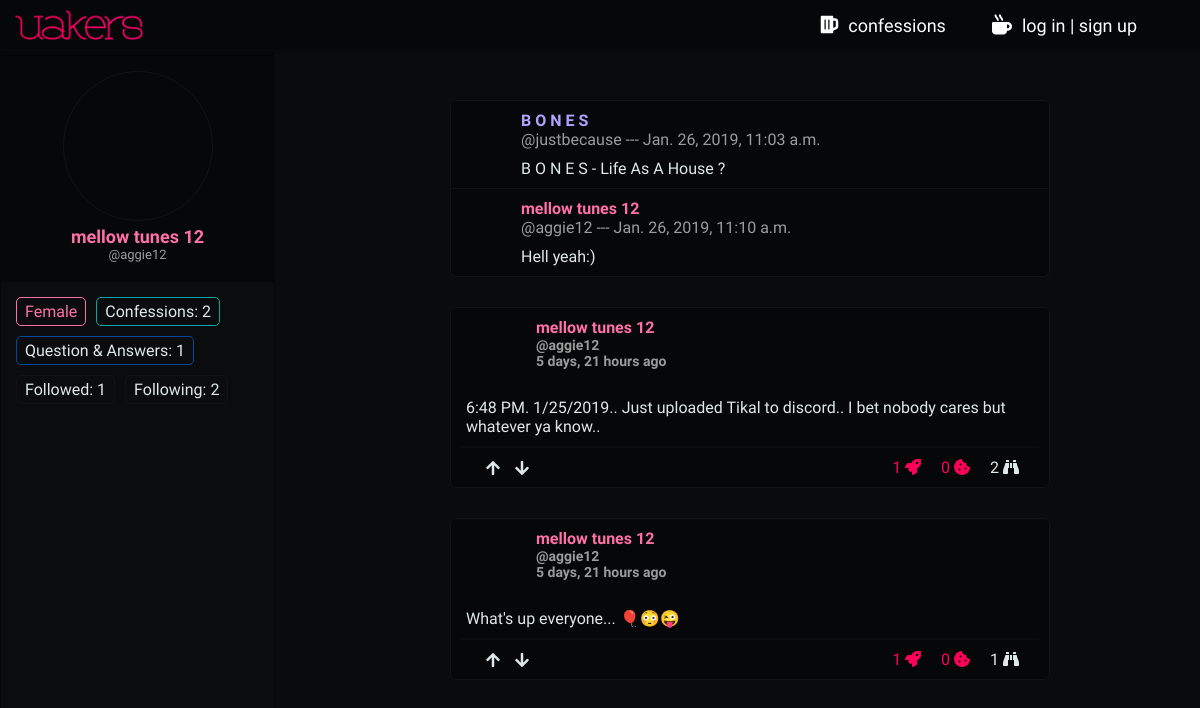
Screenshot of /profile/v/aggie12 with the database file from the repository.
### home/models.py (models this page shows, shortened)
class UserProfile(AbstractUser):
    profile_nickname        = models.CharField(max_length=35)
    profile_year            = models.CharField(max_length=2, choices=YCHOICES)
    profile_sex             = models.CharField(max_length=1, choices=SCHOICES)
    profile_image           = models.CharField(max_length=700, blank=True)
    profile_slug            = models.SlugField(blank=True, max_length=900, unique=True)
    profile_song            = models.CharField(max_length=300, blank=True, null=True)
    def __init__(self, *args, **kwargs):
        self._meta.get_field(
            'username'
        ).validators[0] = CustomUsernameValidator()
        super().__init__(*args, **kwargs)
    def __str__(self):
        return self.username + ', ' + self.profile_year + ', ' + self.profile_sex

class Confessions(models.Model):
    confession_author       = models.ForeignKey(UserProfile, on_delete=models.CASCADE)
    confession_title        = models.CharField(max_length=100)
    confession_body         = models.TextField(blank=False, null=False)
    confession_upvotes      = models.ManyToManyField(UserProfile, related_name='confession_upvotes', blank=True)
    confession_downvotes    = models.ManyToManyField(UserProfile, related_name='confession_downvotes', blank=True)
    confession_upvotes_int  = models.IntegerField(default=0)
    confession_views        = models.IntegerField(default=0)
    date_created_at         = models.DateTimeField(auto_now_add=True)
    confession_updated_at   = models.DateTimeField(auto_now=True)
    confession_slug         = models.SlugField(blank=True, max_length=900)

### uprofile/models.py (models this page shows, shortened)
class QuestionPost(models.Model):
    question_author             = models.ForeignKey(UserProfile, on_delete=models.CASCADE, related_name='author_question')
    question_directed          = models.ForeignKey(UserProfile, on_delete=models.CASCADE, related_name='reciever_question')
    question_body              = models.TextField(blank=False, null=False)
    date_created_at            = models.DateTimeField(auto_now_add=True)
    question_slug              = models.SlugField(blank=True, max_length=900)

class AnswerPost(models.Model):
    answer_question          = models.ForeignKey(QuestionPost, on_delete=models.CASCADE)
    answer_author            = models.ForeignKey(UserProfile, on_delete=models.CASCADE)
    answer_body              = models.TextField(blank=False, null=False)
    answer_created_at        = models.DateTimeField(auto_now_add=True)

### uprofile/views.py (the view)
# urls.py: path('v/<slug:profile_slug>', views.profile_view, name='profile_view'),
def profile_view(request, profile_slug=''):
    isuser = False
    have_followed_them = False
    if profile_slug == '':
        if request.user.is_authenticated:
            isuser = True
            profile_slug = request.user.profile_slug
        else:
            return redirect('home:home_view')
    user_profile = UserProfile.objects.get(profile_slug=profile_slug)
    user_confession_number = Confessions.objects.filter(confession_author=user_profile).count()
    if request.user.is_authenticated:
        if FollowProfile.objects.filter(follow_init=request.user, follow_rec=user_profile).exists():
            have_followed_them = True
    user_questions = QuestionPost.objects.filter(question_directed=user_profile).all()
    user_confessions = Confessions.objects.filter(confession_author=user_profile).all()
    user_posts = sorted(
        chain(user_questions, user_confessions),
        key=attrgetter('date_created_at'),
        reverse=True)
    if user_profile == request.user:
        isuser = True
    if request.method == 'GET':
        qu_form = QuestionPostForm()
        ans_form = AnswerPostForm()
    context = {
        'user_posts': user_posts,
        'user_questions': user_questions,
        'user_profile': user_profile,
        'user_confession_number': user_confession_number,
        'isuser': isuser,
        'have_followed_them': have_followed_them,
        'qu_form': qu_form,
        'ans_form': ans_form,
    }
    return render(request, 'uprofile/profile_view.html', context)

### uprofile/templatetags/follow_numbers.py (called while the page is built)
@register.filter(name='rec_followed_by')
def rec_followed_by(follow_user):
    return FollowProfile.objects.filter(follow_rec=follow_user).count()

@register.filter(name='rec_following')
def rec_following(follow_user):
    return FollowProfile.objects.filter(follow_init=follow_user).count()

### uprofile/templatetags/main_external_filters.py (called while the page is built)
@register.filter(name='m_or_f_color')
def m_or_f_color(user_profile):
    morf = False
    if user_profile.profile_sex is 'M':
        morf = 'lmi-m'
    elif user_profile.profile_sex is 'F':
        morf = 'lmi-f'
    else:
        morf = ''
    return morf

### uprofile/templates/uprofile/profile_view.html (shortened to what this page needs)
{% extends 'base.html' %}
{% load static %}
{% load main_external_filters %}
{% load follow_numbers %}
{% block css %}
  <link rel="stylesheet" href="{% static 'common_views.css' %}">
  <link rel="stylesheet" href="{% static 'uprofile/css/profile_view.css' %}">
{% endblock %}
{% block body %}
  <div class="main-container">
    <div class="left-user-div">
      <div class="left-user">
        <div class='left-photo-div'>
          <div class="left-photo" style="background-image: url({{ user_profile.profile_image }})">
          </div>
          <p class="left-meta-uy {{user_profile|m_or_f_color}}">{{ user_profile.profile_nickname }}</p>
          <p class="left-meta-uys">@{{ user_profile.username}}</p>
        </div>
        <div class="left-meta-info-wrap">
          <span class="left-meta-info {{ user_profile|m_or_f_color}}">
            {{ user_profile.get_profile_sex_display }}
          </span>
          <span class="left-meta-info left-meta-co">
            Confessions:
            {{ user_confession_number }}
          </span>
          <span class="left-meta-info left-meta-qu">
            Question & Answers:
            {{ user_questions.count }}
          </span>
          <a href="{% url 'uprofile:followed_view' user_profile.profile_slug %}" class="left-meta-info">
            Followed:
            {{ user_profile|rec_followed_by }}
          </a>
          <a href="{% url 'uprofile:following_view' user_profile.profile_slug %}" class="left-meta-info">
            Following:
            {{ user_profile|rec_following }}
          </a>
        </div>
      </div>
    </div>
    <div class="right-user">
      <div class="right-full">
        {% if user_posts %}
        {% for cons in user_posts %}
        {% if cons.question_body %}
        {% include 'uprofile/profile_view_question_box.html' %}
        {% else %}
        {% include 'home/confession_box.html' %}
        {% endif %}
        {% endfor %}
        {% else %}
        <span class="no_post_notice">
          There are no posts for this user
        </span>
        {% endif %}
      </div>
    </div>
  </div>
{% endblock %}

### uprofile/templates/uprofile/profile_view_question_box.html (shortened to what this page needs)
{% load main_external_filters %}
<div class="quans_container">
  <div class="quans_box qb_que">
    <div class="quans_meta_content">
      <div class="quans_photo_div">
        <a href="{% url 'uprofile:profile_view' cons.question_author.profile_slug %}" class="quans_photo" style="background-image: url({{ cons.question_author.profile_image }})"></a>
      </div>
    </div>
    <div class="quans_body">
      <div class="quans_meta_text">
        <p class="quans_meta_nickname {{cons.question_author|m_or_f_color}}">
          {{ cons.question_author.profile_nickname }}
        </p>
        <p class="quans_meta_username">
          @{{ cons.question_author.username }} --- {{ cons.date_created_at }}
        </p>
      </div>
      {{ cons.question_body|linebreaks }}
    </div>
  </div>
  {% if cons.answerpost_set.first %}
  {% with answer=cons.answerpost_set.first %}
  <div class="quans_box qb_ans">
    <div class="quans_meta_content">
      <div class="quans_photo_div">
        <a href="{% url 'uprofile:profile_view' answer.answer_author.profile_slug %}" class="quans_photo" style="background-image: url({{ answer.answer_author.profile_image }})"></a>
      </div>
    </div>
    <div class="quans_body">
      <div class="quans_meta_text qmt2">
        <p class="quans_meta_nickname {{answer.answer_author|m_or_f_color}}">
           {{ answer.answer_author.profile_nickname }}
        </p>
        <p class="quans_meta_username {{answer.answer_author}}">
          @{{ answer.answer_author.username }} --- {{ answer.answer_created_at }}
        </p>
      </div>
      {{ answer.answer_body|linebreaks }}
    </div>
  </div>
  {% endwith %}
  {% endif %}
</div>

### home/templates/home/confession_box.html (shortened to what this page needs)
{% load main_external_filters %}
<div class="confession_box confession_profile">
  <div class="co-main">
    <div class="co-up">
      <div class="co_photo_meta_div">
        <a href="{% url 'uprofile:profile_view' cons.confession_author.profile_slug %}" class="co_photo" style="background-image: url({{ cons.confession_author.profile_image }})"></a>
        <div class="co-aut-year">
          <a href="{% url 'uprofile:profile_view' cons.confession_author.profile_slug %}" class="co-aut {{cons.confession_author|m_or_f_color}}">{{ cons.confession_author.profile_nickname }}</a>
          <span class="co-year">@{{ cons.confession_author.username }}</span>
          <span class="co-year">{{ cons.date_created_at|timesince }} ago</span>
        </div>
      </div>
      <div class="co-up-text">
      </div>
    </div>
    <a href="{% url 'home:confession_view' cons.confession_slug %}">
      <div class="co-down-text">
        {{ cons.confession_body|linebreaks|truncatewords:60 }}
      </div>
    </a>
  </div>
  <div class="co-rank">
    <div class="co-upd-div">
      <a class="co-upd co-upd-upvote co-anchor" href="{% url 'home:upvote_view' 'confession' cons.confession_slug %}">
        <i class="fas fa-arrow-up co-upd-i co-i-upvote co-upvote-downvote-gylph {% if request.user in cons.confession_upvotes.all %} co-upd-i-active {% endif %}"></i>
      </a>
      <a class="co-upd co-upd-downvote co-anchor" href="{% url 'home:downvote_view' 'confession' cons.confession_slug %}">
        <i class="fas fa-arrow-down co-upd-i co-i-downvote co-upvote-downvote-gylph {% if request.user in cons.confession_downvotes.all %} co-upd-i-active {% endif %}"></i>
      </a>
    </div>
    <div class="co-upd-info co-numbers">
      <p class="co-upd-iu co-upvote-par">
        <span data-title="{% for uuser in cons.confession_upvotes.all %}{{ uuser.username }}, {% endfor %}" class="co-emp co-upvote-digit">{{ cons.confession_upvotes_int }}</span>
        <i class="fas fa-rocket co-co-color" data-title="upvotes"></i>
      </p>
      <div class="co-upd-comments">
        <span class="co-co-color">
          {{ cons.confessioncomment_set.count }}
        </span>
        <i class="fas fa-cookie-bite co-co-color" data-title="comments"></i>
      </div>
      <p class="co-upd-iv">
        <span>{{ cons.confession_views }}</span>
        <i class="fas fa-binoculars" data-title="views"></i>
      </p>
    </div>
  </div>
</div>

### home/static/base.css (style rules this page uses)
* { margin: 0; padding: 0; font-family: 'Oxygen', sans-serif; font-size: 16px; transition: all 0.2s ease-in-out; text-decoration: none; box-sizing: border-box; }
:root { --main-highlight-color: #ff0058; --darker-highlight-color: #D9004B; --opaque-highlight-color: rgba(255, 0, 88, 0.6); --secondary-highlight-color: #ff4021; --main-background-color: #0B0C0D; --opaque-main-background-color: rgba(11, 12, 13, 0.8); --darker-background-color: #060708; --upto-darker-background-color: #09090A; --lighter-background-color: #111314; --main-text-color: #fefefe; --soothed-text-color: #DFE8EB; --opaque-text-color: rgba(255, 255, 255, 0.6); --female-main-color: #FF71A5; --male-main-color: #B1A2FF; --qa-main-color: #004A99; --confession-main-color: #08A6A4; --warning-main-color: #990016; }
body { background-color: var(--main-background-color); padding-top: 50px; }
a, a:link, a:visited, a:hover { text-decoration: none; }
[data-title]:after { content: attr(data-title); color: var(--soothed-text-color); padding: 5px 12px; background-color: var(--darker-background-color); border: 1px solid var(--lighter-background-color); position: absolute; bottom: 20px; right: -15px; opacity: 0; z-index: 99999; visibility: hidden; font-family: 'Oxygen', sans-serif; font-weight: 400; font-size: 16px; }
[data-title] { position: relative; }
.lmi-f { color: var(--female-main-color); }
.lmi-m { color: var(--male-main-color); }

### home/static/common_views.css (style rules this page uses)
.confession_box { width: 495px; box-sizing: border-box; background-color: var(--darker-background-color); border: 1px solid var(--lighter-background-color); margin-bottom: 10px; display: flex; flex-direction: column; justify-content: space-between; border-radius: 6px; position: relative; padding: 10px; }
.co-main { height: 100%; }
.confession_box:nth-child(odd) { margin-right: 10px; }
.co-up { display: block; width: 100%; box-sizing: border-box; padding-bottom: 5px; }
.co_photo_meta_div { display: flex; flex-direction: row; position: relative; }
.co_photo { height: 60px; width: 60px; background-size: cover; background-position: center; border-radius: 30px; }
.co-up-text { box-sizing: border-box; color: var(--soothed-text-color); padding: 15px 0 0 5px; }
.co-aut-year { display: flex; flex-direction: column; color: var(--soothed-text-color); padding-left: 15px; }
.co-aut { font-size: 16px; font-weight: 700; }
.co-year { font-size: 14px; color: var(--opaque-text-color); font-weight: 700; }
.co-down-text { padding: 0 5px 10px 5px; color: var(--soothed-text-color); word-wrap: normal; overflow: hidden; }
.co-down-text { overflow-wrap: break-word; -ms-hyphens: auto; -moz-hyphens: auto; -webkit-hyphens: auto; hyphens: auto; }
.co-rank { border-top: 2px solid var(--main-background-color); display: flex; justify-content: space-between; padding: 10px 20px 0 20px; }
.co-upd-div { margin-left: 5px; display: flex; justify-content: center; align-items: center; }
.co-upd { margin-right: 15px; }
.co-upd-i { color: var(--soothed-text-color); transition: all 0.2s ease-in-out; }
.co-upd-i { color: var(--soothed-text-color); display: flex; justify-content: center; align-items: center; }
.co-upd-info { display: flex; justify-content: center; align-items: center; color: var(--soothed-text-color); }
.co-upd-iu { margin-right: 20px; font-size: 16px; }
.co-upd-iv { font-size: 16px; }
.co-emp { color: var(--main-highlight-color); }
.co-upd-comments { margin-right: 20px; }
.co-co-color { color: var(--main-highlight-color); }

### home/static/base850.css (style rules this page uses)
body { padding: 0px; }

### rows the page displays
UserProfile: profile_nickname "mellow tunes 12", username "aggie12", profile_sex "Female", id "1", id "2"
QuestionPost: question_author.profile_nickname "B O N E S", question_author.username "justbecause", date_created_at "Jan. 26, 2019, 11:03 a.m.", question_body "B O N E S - Life As A House ?", answerpost_set.first.answer_author.profile_nickname "mellow tunes 12", answerpost_set.first.answer_author.username "aggie12", answerpost_set.first.answer_created_at "Jan. 26, 2019, 11:10 a.m.", answerpost_set.first.answer_body "Hell yeah:)"
Confessions: confession_author.profile_nickname "mellow tunes 12", confession_author.username "aggie12", date_created_at "5 days, 21 hours", confession_body "6:48 PM. 1/25/2019.. Just uploaded Tikal to discord.. I bet nobody cares but whatever ya know..", confession_upvotes_int "1", confessioncomment_set.count "0", confession_views "2"
Confessions: confession_author.profile_nickname "mellow tunes 12", confession_author.username "aggie12", date_created_at "5 days, 21 hours", confession_body "What's up everyone... 🎈😳😜", confession_upvotes_int "1", confessioncomment_set.count "0", confession_views "1"

### other values shown
{{ user_confession_number }} "2"
{{ user_questions.count }} "1"
